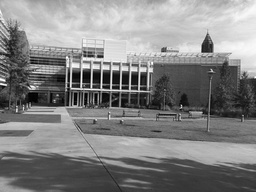
#> input picture ps4/input/simA.jpg, 256 x 192 px, shrunk from 640 x 480 before the run
$ python ps4_1.py   (older library calls are emulated)
#> lines starting #> are read from the running program, lines starting #| are printed output that depends on the picture; after the words box and inside, x2 and y2 are one past the last pixel; in counts of white or black regions, pixels touching at a corner belong together
### ps4/utility.py
import numpy as np
import sys
import math
import cv2
import copy
from scipy import signal

def gaussian2D(shape=(3,3),sigma=0.5):
    """
    2D gaussian mask - should give the same result as MATLAB's
    fspecial('gaussian',[shape],[sigma])
    """
    m,n = [(ss-1.)/2. for ss in shape]
    y,x = np.ogrid[-m:m+1,-n:n+1]
    h = np.exp( -(x*x + y*y) / (2.*sigma*sigma) )
    h[ h < np.finfo(h.dtype).eps*h.max() ] = 0
    sumh = h.sum()
    if sumh != 0:
        h /= sumh
    return h

def get_gradient_img(img, kernel_size, sigma):
    h = gaussian2D(kernel_size, sigma)
    prewitt_x = np.array([[-1, 0, 1], [-1, 0, 1], [-1, 0, 1]])
    prewitt_y = np.array([[-1, -1, -1], [0, 0, 0], [1, 1, 1]])
    h_x = signal.convolve2d(h, prewitt_x, mode='valid', boundary='symm')
    h_y = signal.convolve2d(h, prewitt_y, mode='valid', boundary='symm')

    gx = signal.convolve2d(img, h_x, mode='valid', boundary='symm')
    gy = signal.convolve2d(img, h_y, mode='valid', boundary='symm')

    gx_norm = np.zeros(gx.shape)
    gy_norm = np.zeros(gy.shape)

    if (gx.max() - gx.min()) > 0:
        gx_norm = (gx + np.abs(gx.min())) / (gx.max() - gx.min())
    else:
        gx_norm = gx

    if (gy.max() - gy.min()) > 0:
        gy_norm = (gy + np.abs(gy.min())) / (gy.max() - gy.min())
    else:
        gy_norm = gx

    return gx, gy, gx_norm, gy_norm

def get_harris_value(gx, gy, kernel_size):
    alpha = 0.05
    r_mat = np.zeros(gx.shape)
    r_norm_mat = np.zeros(gx.shape)
    w = gaussian2D(kernel_size, kernel_size[0]/5)
    half_wid = int((w.shape[0])/2)

    for i in range(half_wid, len(gx[:,0]) - half_wid):
        for j in range(half_wid, len(gx[0,:]) - half_wid):
            gx_patch = gx[i - half_wid: i + half_wid + 1, j - half_wid: j + half_wid + 1]
            gy_patch = gy[i - half_wid: i + half_wid + 1, j - half_wid: j + half_wid + 1]
            elem1 = np.sum(w * gx_patch * gx_patch)
            elem23 = np.sum(w * gx_patch * gy_patch)
            elem4 = np.sum(w * gy_patch * gy_patch)
            m = np.array([[elem1, elem23],[elem23, elem4]])
            r_mat[i,j] = np.linalg.det(m) - alpha * (np.trace(m) ** 2)

    if (r_mat.max() - r_mat.min()) > 0:
        r_norm_mat = (r_mat + np.abs(r_mat.min())) / (r_mat.max() - r_mat.min())
    else:
        r_norm_mat = r_mat

    return r_mat, r_norm_mat

def find_corner_point(r, half_wid, threshold):
    pt_list = []

    thresh_val = r.max()*threshold

    for i in range(half_wid, len(r[:,0]) - half_wid):
        for j in range(half_wid, len(r[0,:]) - half_wid):
            r_patch = r[i - half_wid: i + half_wid + 1, j - half_wid: j + half_wid + 1]
            max_val = np.max(r_patch)
            if (max_val == r_patch[half_wid, half_wid]) and (max_val > thresh_val) and (max_val > 0):
                pt_list.append([j, i])

    return np.array(pt_list)

def draw_points(img, pt_arr):
    img_with_graphics = cv2.cvtColor(img,cv2.COLOR_GRAY2RGB)

    for pt in pt_arr:
        pt_tup = tuple(pt)
        cv2.circle(img_with_graphics, pt_tup, 4, (0,255,0))

    return img_with_graphics

# [261 lines left out: functions draw_interest_points, get_angle_map, get_key_points, get_matches, get_ransac_translation, get_ransac_sim_trans and 5 more, not called in this run]

### ps4/ps4_1.py
import numpy as np
import cv2
import utility as util
import os
from scipy import signal
from scipy import ndimage


img_sim_a = cv2.imread(os.path.join('input', 'simA.jpg'),0)
#> img_sim_a is the input picture: shape (192, 256); min 0, max 255, mean 130.6
img_trans_a = cv2.imread(os.path.join('input', 'transA.jpg'),0)
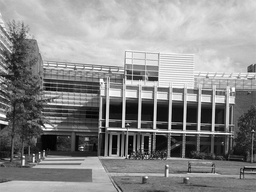
#> input picture ps4/input/transA.jpg, 256 x 192 px, shrunk from 640 x 480 before the run
#> img_trans_a is the input picture: shape (192, 256); min 0, max 255, mean 139
img_sim_b = cv2.imread(os.path.join('input', 'simB.jpg'),0)
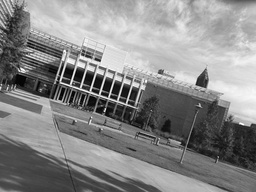
#> input picture ps4/input/simB.jpg, 256 x 192 px, shrunk from 640 x 480 before the run
#> img_sim_b is the input picture: shape (192, 256); min 0, max 255, mean 136
img_trans_b = cv2.imread(os.path.join('input', 'transB.jpg'),0)
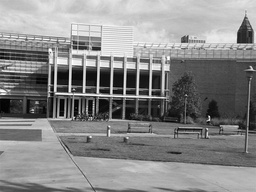
#> input picture ps4/input/transB.jpg, 256 x 192 px, shrunk from 640 x 480 before the run
#> img_trans_b is the input picture: shape (192, 256); min 0, max 255, mean 135.6
img_check_a = cv2.imread(os.path.join('input', 'check_rot.bmp'),0)
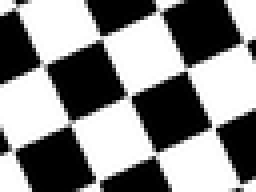
#> input picture ps4/input/check_rot.bmp, 64 x 48 px, shrunk from 160 x 120 before the run (shown 4 times larger)
#> img_check_a is the input picture: shape (48, 64); min 0, max 255, mean 137.7

gaussian_filter_kernel = (5,5)

gx_sim_a, gy_sim_a, gx_sim_a_norm, gy_sim_a_norm = util.get_gradient_img(img_sim_a, gaussian_filter_kernel, 2)
gx_trans_a, gy_trans_a, gx_trans_a_norm, gy_trans_a_norm = util.get_gradient_img(img_trans_a, gaussian_filter_kernel, 2)
gx_sim_b, gy_sim_b, gx_sim_b_norm, gy_sim_b_norm = util.get_gradient_img(img_sim_b, gaussian_filter_kernel, 2)
gx_trans_b, gy_trans_b, gx_trans_b_norm, gy_trans_b_norm = util.get_gradient_img(img_trans_b, gaussian_filter_kernel, 2)
gx_check_a, gy_check_a, gx_check_a_norm, gy_check_a_norm = util.get_gradient_img(img_check_a, gaussian_filter_kernel, 2)

stacked_g_img_sim_a = np.concatenate((gx_sim_a_norm, gy_sim_a_norm), axis=1)
stacked_g_img_trans_a = np.concatenate((gx_trans_a_norm, gy_trans_a_norm), axis=1)
stacked_g_img_check_a = np.concatenate((gx_check_a_norm, gy_check_a_norm), axis=1)

cv2.imwrite(os.path.join('output', 'ps4-1-a-1.png'), stacked_g_img_sim_a*255)
cv2.imwrite(os.path.join('output', 'ps4-1-a-2.png'), stacked_g_img_trans_a*255)

r_check,r_check_norm = util.get_harris_value(gx_check_a, gy_check_a, (11,11))
#> the loop in get_harris_value, `for i in range(half_wid, len(gx[:,0]) - half_wid):` made 36 passes

gaussian_filter_kernel_harris = (5,5)

r_sim_a,r_sim_a_norm = util.get_harris_value(gx_sim_a, gy_sim_a, gaussian_filter_kernel_harris)
r_sim_b,r_sim_b_norm = util.get_harris_value(gx_sim_b, gy_sim_b, gaussian_filter_kernel_harris)
r_trans_a,r_trans_a_norm = util.get_harris_value(gx_trans_a, gy_trans_a, gaussian_filter_kernel_harris)
r_trans_b,r_trans_b_norm = util.get_harris_value(gx_trans_b, gy_trans_b, gaussian_filter_kernel_harris)
#> after the loop in get_harris_value (call 5), `for i in range(half_wid, len(gx[:,0]) - half_wid):`:
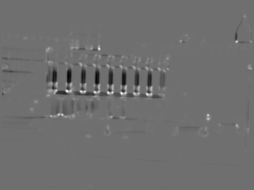
#> r_mat: shape (190, 254) float64; min -58847.1, max 75180.4, mean -285; drawn with min black and max white

cv2.imwrite(os.path.join('output', 'ps4-1-b-3.png'), r_sim_a_norm*255)
cv2.imwrite(os.path.join('output', 'ps4-1-b-4.png'), r_sim_b_norm*255)
cv2.imwrite(os.path.join('output', 'ps4-1-b-1.png'), r_trans_a_norm*255)
cv2.imwrite(os.path.join('output', 'ps4-1-b-2.png'), r_trans_b_norm*255)

pt_sim_a_arr = util.find_corner_point(r_sim_a, 10, 0.01)
#> in find_corner_point, `thresh_val = r.max()*threshold`: thresh_val = 876.6
#> after the loop in find_corner_point, `for i in range(half_wid, len(r[:,0]) - half_wid):`: pt_list = 31 pairs, first value 15 to 243, second value 33 to 155
#> pt_sim_a_arr has the same summary as pt_list in find_corner_point
pt_sim_b_arr = util.find_corner_point(r_sim_b, 10, 0.01)
#> pt_sim_b_arr = 30 pairs, first value 14 to 238, second value 37 to 157
pt_trans_a_arr = util.find_corner_point(r_trans_a, 10, 0.01)
#> pt_trans_a_arr = 45 pairs, first value 10 to 243, second value 36 to 178
pt_trans_b_arr = util.find_corner_point(r_trans_b, 10, 0.01)
#> pt_trans_b_arr = 43 pairs, first value 25 to 236, second value 37 to 152

#print pt_check_arr
img_sim_a_color = util.draw_points(img_sim_a, pt_sim_a_arr)
#> the loop in draw_points, `for pt in pt_arr:` made 31 passes
#> pt_tup on passes 1 to 12: (206, 33), (49, 48), (160, 50), (177, 50), (201, 50), (82, 55), (65, 56), (101, 56), (29, 61), (228, 63), (88, 67), (108, 69)
#> after the loop in draw_points, `for pt in pt_arr:`: img_with_graphics: shape (192, 256, 3); 1.26% of pixels changed, all inside (x1, y1, x2, y2) = (11, 29, 248, 160)
img_sim_b_color = util.draw_points(img_sim_b, pt_sim_b_arr)
#> the loop in draw_points (call 2), `for pt in pt_arr:` made 30 passes
#> pt_tup on passes 1 to 12: (49, 37), (26, 41), (63, 49), (80, 53), (25, 54), (99, 60), (20, 67), (204, 68), (157, 71), (102, 74), (68, 82), (123, 83)
#> after the loop in draw_points (call 2), `for pt in pt_arr:`: img_with_graphics: shape (192, 256, 3); 1.22% of pixels changed, all inside (x1, y1, x2, y2) = (10, 33, 243, 162)
img_trans_a_color = util.draw_points(img_trans_a, pt_trans_a_arr)
#> the loop in draw_points (call 3), `for pt in pt_arr:` made 45 passes
#> pt_tup on passes 1 to 12: (24, 36), (10, 51), (157, 52), (73, 66), (205, 75), (100, 78), (131, 78), (156, 79), (43, 83), (232, 90), (100, 93), (119, 95)
#> after the loop in draw_points (call 3), `for pt in pt_arr:`:
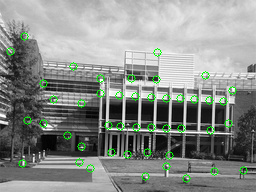
#> img_with_graphics: shape (192, 256, 3); 1.83% of pixels changed, all inside (x1, y1, x2, y2) = (6, 32, 248, 183)
img_trans_b_color = util.draw_points(img_trans_b, pt_trans_b_arr)
#> the loop in draw_points (call 4), `for pt in pt_arr:` made 43 passes
#> pt_tup on passes 1 to 12: (25, 37), (203, 40), (180, 41), (236, 41), (143, 45), (72, 47), (48, 48), (99, 48), (49, 61), (66, 63), (80, 63), (94, 65)
#> after the loop in draw_points (call 4), `for pt in pt_arr:`:
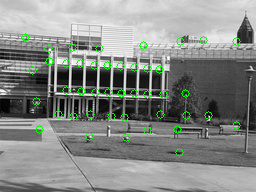
#> img_with_graphics: shape (192, 256, 3); 1.75% of pixels changed, all inside (x1, y1, x2, y2) = (21, 33, 241, 157)

cv2.imwrite(os.path.join('output', 'ps4-1-c-3.png'), img_sim_a_color)
cv2.imwrite(os.path.join('output', 'ps4-1-c-4.png'), img_sim_b_color)
cv2.imwrite(os.path.join('output', 'ps4-1-c-1.png'), img_trans_a_color)
cv2.imwrite(os.path.join('output', 'ps4-1-c-2.png'), img_trans_b_color)

#cv2.imshow('image', stacked_g_img_sim_a)
#cv2.imshow('image2', r_sim_a_norm)
#cv2.imshow('image3', check_img_with_corner)
cv2.waitKey(0)
